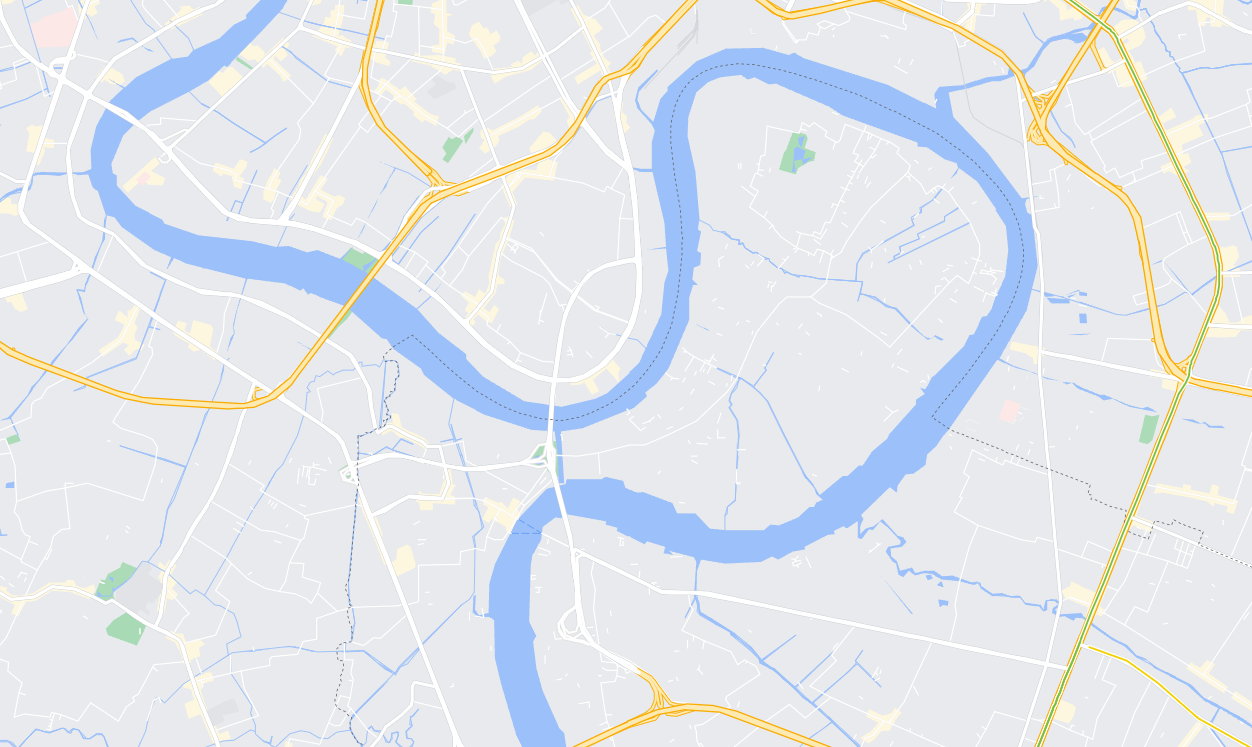
#> input picture recuit/src/main/java/com/recuit/bangkok/bkkCityScreenshootNoLabels3.png, 1252 x 747 px, found by its file name
$ python makeMatrix.py
#> lines starting #> are read from the running program, lines starting #| are printed output that depends on the picture
import cv2
import numpy as np

image_path = r"D:\00 TFG AEROS\SA_RRG_S7\S8 - using PRM - STUCK REPRESENTATION\recuit\src\main\java\com\recuit\bangkok\bkkCityScreenshootNoLabels3.png"
image = cv2.imread(image_path)
#> image is the input picture: shape (747, 1252, 3); mean B, G, R 235.1, 230.1, 225.7

height, width, _ = image.shape
#> height = 747; width = 1252
print("Initial image dimensions:", height, "x", width)
#| Initial image dimensions: 747 x 1252

image = cv2.resize(image, (100, 100))
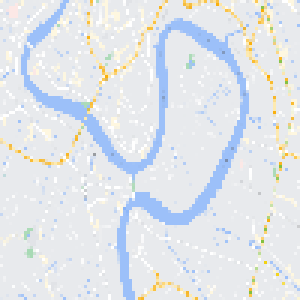
#> image: shape (100, 100, 3) (shown 3 times larger); mean B, G, R 235.1, 230.1, 225.7
copy = np.zeros((100, 100, 3), dtype=np.uint8)
# copy = np.zeros(image.shape, dtype=np.uint8)

height, width, _ = image.shape
#> height = 100; width = 100
print("Resized image dimensions:", height, "x", width)
#| Resized image dimensions: 100 x 100

# Define thresholds for red, green, and blue channels
red_threshold = 150
green_threshold = 150
blue_threshold = 150

output_file = open(r"D:\00 TFG AEROS\SA_RRG_S7\S8 - using PRM - STUCK REPRESENTATION\recuit\src\main\java\com\recuit\bangkok\bkkMatrix.txt", "w")

# Iterate over each pixel in the image
for y in range(height):
    row_values = []
    for x in range(width):
        b, g, r = image[y, x]

        # Calculate the maximum component among red, green, and blue
        max_component = max(r, g, b)

        if r == max_component:
            row_values.append('0')
            if (r==236):
                copy[y, x] = (55, 191, 236)

            else:
                copy[y, x] = (0, 0, 255)

        elif g == max_component:
            copy[y, x] = (0, 255, 0)
            row_values.append('0')

        elif b == max_component:
            if (b==237 and g==234):
                copy[y, x] = (255, 255, 255)  # the grey
                row_values.append('0')
                # print(f"Pixel at ({x}, {y}): B={b}, G={g}, R={r}")
            else:
                copy[y, x] = (255, 0, 0)
                row_values.append('1')

    # Write the row values to the txt file
    output_file.write(' '.join(row_values) + '\n')
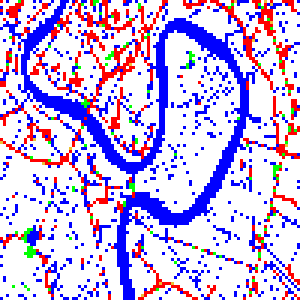
#> copy: shape (100, 100, 3) (shown 3 times larger); mean B, G, R 227.9, 180, 199.5


        # # Check if the pixel is predominantly red
        # if r > red_threshold and g < green_threshold and b < blue_threshold:
        #     # Set the corresponding pixel in the copy image to pure red
        #     copy[y, x] = (0, 0, 255)  # BGR color format, so (0, 0, 255) is pure red

        # # Check if the pixel is predominantly green
        # elif g > green_threshold and r < red_threshold and b < blue_threshold:
        #     # Set the corresponding pixel in the copy image to pure green
        #     copy[y, x] = (0, 255, 0)  # BGR color format, so (0, 255, 0) is pure green

        # # Check if the pixel is predominantly blue
        # elif b > blue_threshold and r < red_threshold and g < green_threshold:
        #     # Set the corresponding pixel in the copy image to pure blue
        #     copy[y, x] = (255, 0, 0)  # BGR color format, so (255, 0, 0) is pure blue

output_file.close()


file_path = r"D:\00 TFG AEROS\SA_RRG_S7\S8 - using PRM - STUCK REPRESENTATION\recuit\src\main\java\com\recuit\bangkok\bkkMatrix.txt"

def read_matrix(file_path):
    matrix = []
    with open(file_path, 'r') as fileMatrix:
        for line in fileMatrix:
            matrix.append([int(x) for x in line.split()])
    return matrix

def write_matrix(matrix, file_path):
    with open(file_path, 'w') as file:
        for row in matrix:
            file.write(' '.join(map(str, row)) + '\n')

def check_adjacent_zeros(matrix, i, j):
    # adjacent_positions = [(i-1, j), (i+1, j), (i, j-1), (i, j+1), (i-1, j+1), (i+1, j+1), (i-1, j-1), (i+1, j-1)]
    adjacent_positions = [(i-1, j), (i+1, j), (i, j-1), (i, j+1)]
    for x, y in adjacent_positions:
        if x < 0 or y < 0 or x >= len(matrix) or y >= len(matrix[0]) or matrix[x][y] != 0:
            return False
    return True

def replace_adjacent_ones(matrix):
    for i in range(len(matrix)):
        for j in range(len(matrix[0])):
            if matrix[i][j] == 1 and check_adjacent_zeros(matrix, i, j):
                matrix[i][j] = 0

def flip_zeros_and_ones(matrix):
    for i in range(len(matrix)):
        for j in range(len(matrix[0])):
            if matrix[i][j] == 0:
                matrix[i][j] = 1
            else:
                matrix[i][j] = 0


matrix = read_matrix(file_path)
replace_adjacent_ones(matrix)
flip_zeros_and_ones(matrix)
write_matrix(matrix, 'modified_matrix.txt')


# Example usage:
# replace_pattern(r"D:\00 TFG AEROS\SA_RRG_S7\S8 - using PRM - STUCK REPRESENTATION\recuit\src\main\java\com\recuit\bangkok\bkkMatrix.txt")


# Display the copy image
cv2.imshow('Copy Image', copy)
cv2.waitKey(0)
cv2.destroyAllWindows()


# Iterate over each pixel in the image
# for y in range(height):
#     for x in range(width):
#         # Get the BGR values of the pixel
#         b, g, r = image[y, x]

#         # Print information about the pixel
#         # print(f"Pixel at ({x}, {y}): B={b}, G={g}, R={r}")


# import osmnx as ox
# import numpy as np
# from scipy.sparse import lil_matrix, save_npz

# print("step 1 - SELECT CITY")

# # Fetch the street network for Bangkok
# G = ox.graph_from_place('Bangkok, Thailand', network_type='all')
# print("STEP 1 DONE WITH THIS NODES: ")
# print(len(G.nodes))

# print("step 2 - DO MATRIX")
# # matrix = np.zeros((len(G.nodes),len(G.nodes)), dtype=np.int8)
# # matrix = lil_matrix((len(G.nodes),len(G.nodes)), dtype=np.int8)

# # for u, v, data in G.edges(data=True):
#     # matrix[u, v] = 1

# # Get the list of nodes in the graph
# nodes = list(G.nodes())

# # Create a dictionary to map node IDs to matrix indices
# node_to_index = {node: index for index, node in enumerate(nodes)}

# # Create an empty sparse matrix with the size of the number of nodes
# matrix = lil_matrix((len(nodes), len(nodes)), dtype=np.int8)

# # Iterate over edges and mark corresponding entries in the matrix as 1
# for u, v, data in G.edges(data=True):
#     u_index = node_to_index[u]
#     v_index = node_to_index[v]
#     matrix[u_index, v_index] = 1
#     # matrix[v_index, u_index] = 1  # If the graph is undirected, otherwise skip this line

# print("STEP 2 DONE")

# print("step 3 - SAVE")
# print(matrix)
# # np.savetxt('bangkokMapMatrix.txt', matrix, fmt='%d')
# # save_npz('bangkokMapMatrix.npz', matrix, fmt='%d')
# # save_npz('bangkok_map_matrix.npz', matrix)
# print("STEP 3 DONE")

$ run again, with recuit/src/main/java/com/recuit/bangkok/bkkCityScreenshootNoLabels2.png copied over recuit/src/main/java/com/recuit/bangkok/bkkCityScreenshootNoLabels3.png
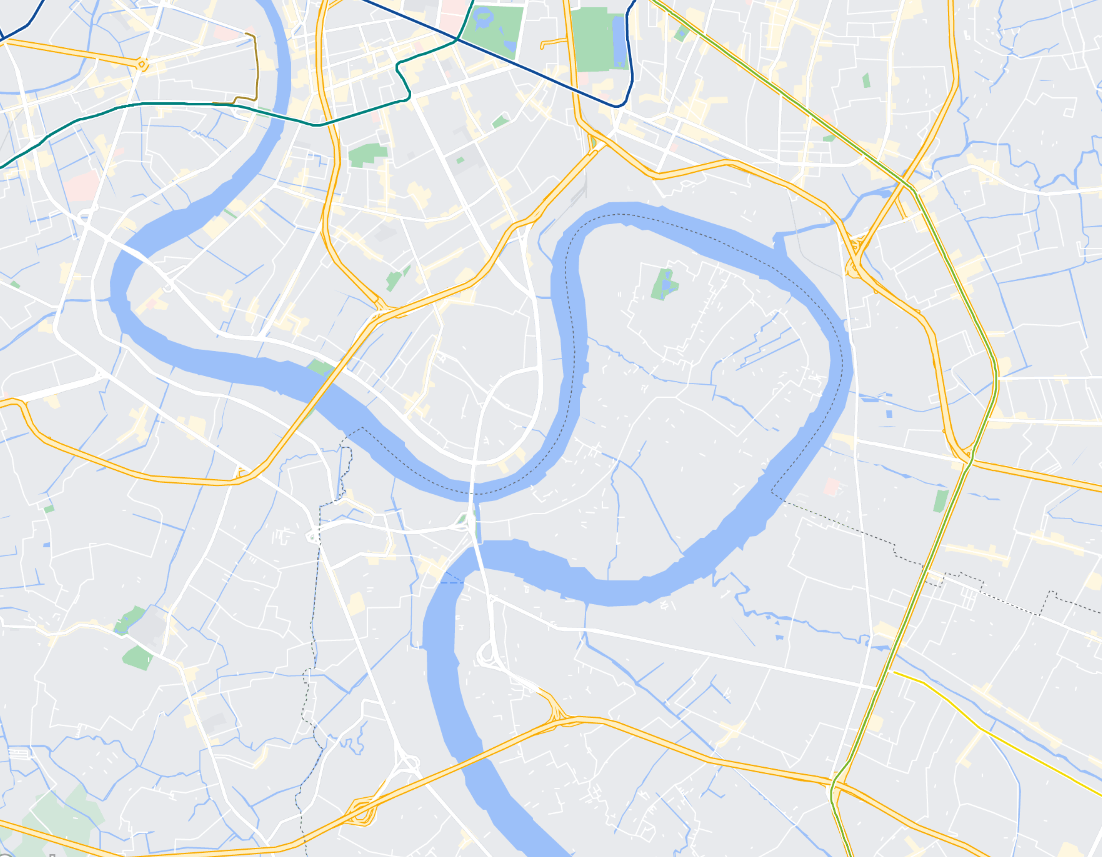
#> input picture recuit/src/main/java/com/recuit/bangkok/bkkCityScreenshootNoLabels2.png, 1102 x 857 px, found by its file name
#> image is the input picture: shape (857, 1102, 3); mean B, G, R 233.5, 231.1, 227.3
#| Initial image dimensions: 857 x 1102
#> `image = cv2.resize(image, (100, 100))`:
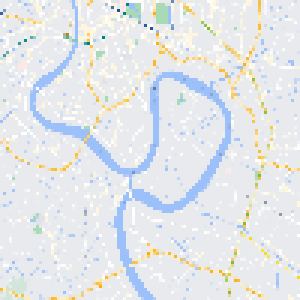
#> image: shape (100, 100, 3) (shown 3 times larger); mean B, G, R 233.5, 231.1, 227.4
#| Resized image dimensions: 100 x 100
#> after the loop `for y in range(height):`:
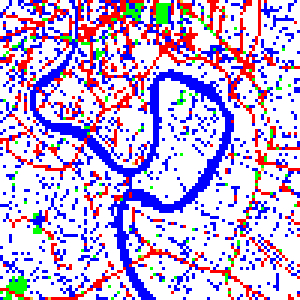
#> copy: shape (100, 100, 3) (shown 3 times larger); mean B, G, R 218.4, 173.2, 195.1
